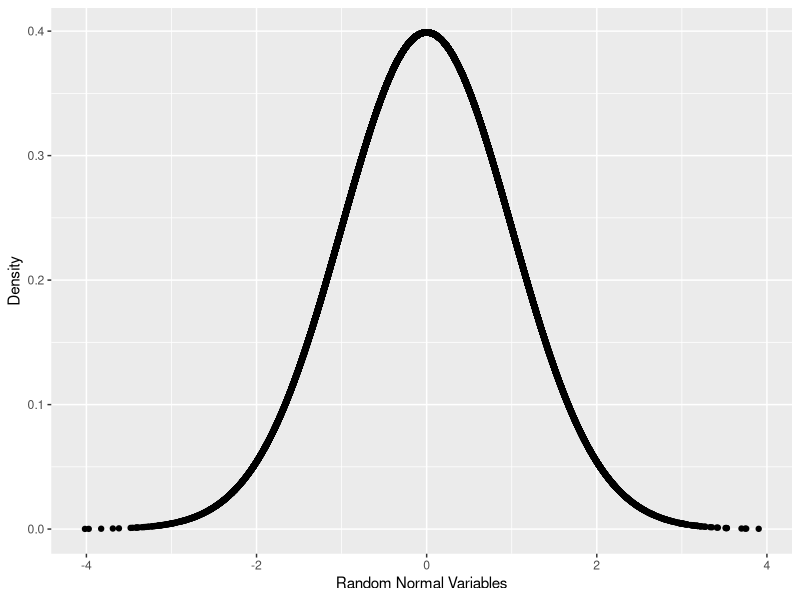

Generate this figure with R:
require(ggplot2)

randNorm <- rnorm(30000)
randDensity <- dnorm(randNorm)


ggplot(data.frame(x = randNorm, y=randDensity)) + aes(x = x, y= y)+
  geom_point() + labs(x = "Random Normal Variables", y= "Density")

